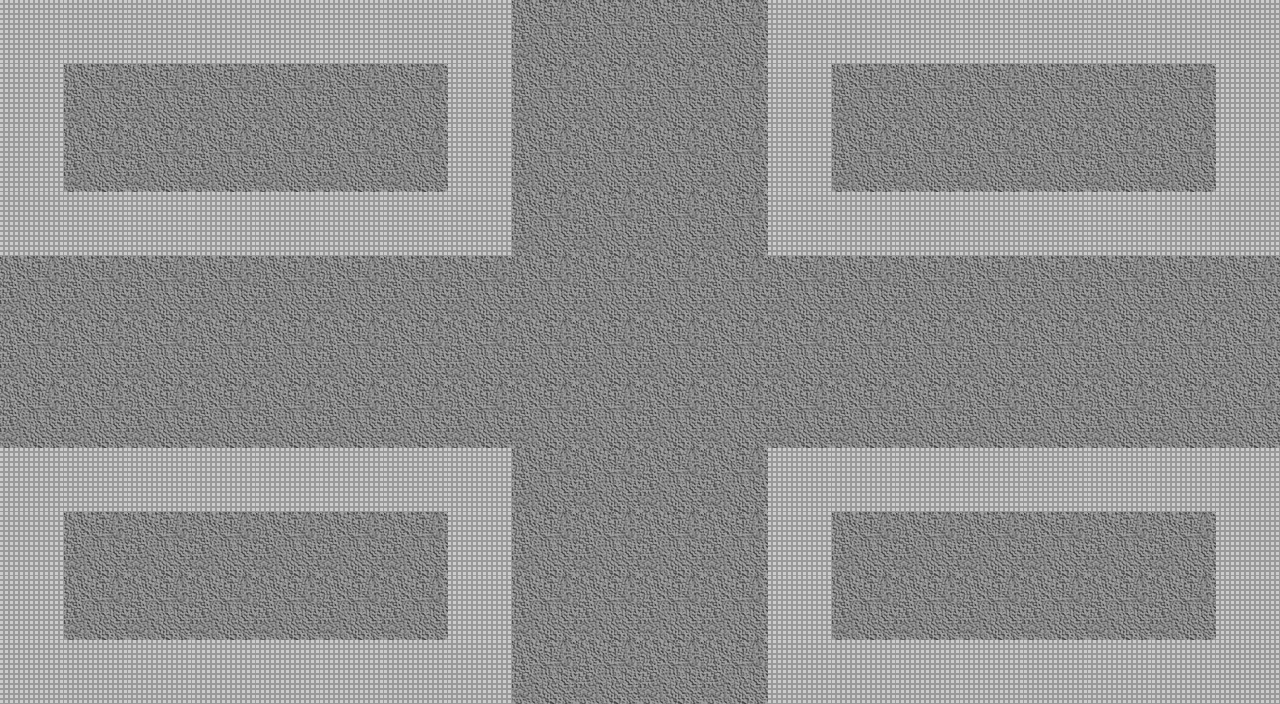

This is a level from a 2D game, rendered from its Tiled map with the project's own tilesets. A one-line summary and the map file follow, with tile-layer data summarised:
An orthogonal 20x11 tile map with 64x64 px tiles, 2 tile layers (Floor, Wall), 3 tilesets and 22 objects.

<map version="1.0" orientation="orthogonal" renderorder="right-down" width="20" height="11" tilewidth="64" tileheight="64" nextobjectid="87">
 <properties>
  <property name="unity:resource" value="True" />
  <property name="unity:tag" value="Room" />
 </properties>
 <tileset firstgid="1" source="DungeonTilePH.tsx" />
 <tileset firstgid="3" source="MobSpawner.tsx" />
 <tileset firstgid="8" source="DestructSpawn.tsx" />
 <layer name="Floor" width="20" height="11">
  <properties>
   <property name="unity:sortingLayerName" value="Floor" />
   <property name="unity:tag" value="Floor" />
  </properties>
  <data>[220 cells, 220 non-empty, 1 distinct tile ids]</data>
 </layer>
 <layer name="Wall" width="20" height="11">
  <properties>
   <property name="ChildTag" value="Wall" />
   <property name="unity:tag" value="Wall" />
  </properties>
  <data>[220 cells, 80 non-empty, 1 distinct tile ids]</data>
 </layer>
 <objectgroup name="Destructables">
  <object id="54" gid="8" x="448" y="320" width="64" height="64" />
  <object id="55" gid="8" x="448" y="448" width="64" height="64" />
  <object id="56" gid="8" x="448" y="384" width="64" height="64" />
  <object id="57" gid="8" x="768" y="448" width="64" height="64" />
  <object id="58" gid="8" x="768" y="384" width="64" height="64" />
  <object id="59" gid="8" x="768" y="320" width="64" height="64" />
  <object id="60" gid="8" x="512" y="256" width="64" height="64" />
  <object id="61" gid="8" x="576" y="256" width="64" height="64" />
  <object id="62" gid="8" x="640" y="256" width="64" height="64" />
  <object id="63" gid="8" x="704" y="256" width="64" height="64" />
  <object id="64" gid="8" x="512" y="512" width="64" height="64" />
  <object id="65" gid="8" x="640" y="512" width="64" height="64" />
  <object id="66" gid="8" x="576" y="512" width="64" height="64" />
  <object id="68" gid="8" x="704" y="512" width="64" height="64" />
 </objectgroup>
 <objectgroup name="Mobs">
  <object id="51" gid="6" x="512" y="384" width="64" height="64" />
  <object id="52" gid="6" x="704" y="384" width="64" height="64" />
  <object id="69" gid="6" x="640" y="320" width="64" height="64" />
  <object id="70" gid="6" x="576" y="448" width="64" height="64" />
 </objectgroup>
 <objectgroup name="Exits">
  <object id="17" x="512" y="0" width="256" height="32">
   <properties>
    <property name="Exit" value="N" />
   </properties>
  </object>
  <object id="18" x="0" y="256" width="32" height="192">
   <properties>
    <property name="Exit" value="W" />
   </properties>
  </object>
  <object id="19" x="1248" y="256" width="32" height="192">
   <properties>
    <property name="Exit" value="E" />
   </properties>
  </object>
  <object id="21" x="512" y="672" width="256" height="33.3333">
   <properties>
    <property name="Exit" value="S" />
   </properties>
  </object>
 </objectgroup>
</map>
